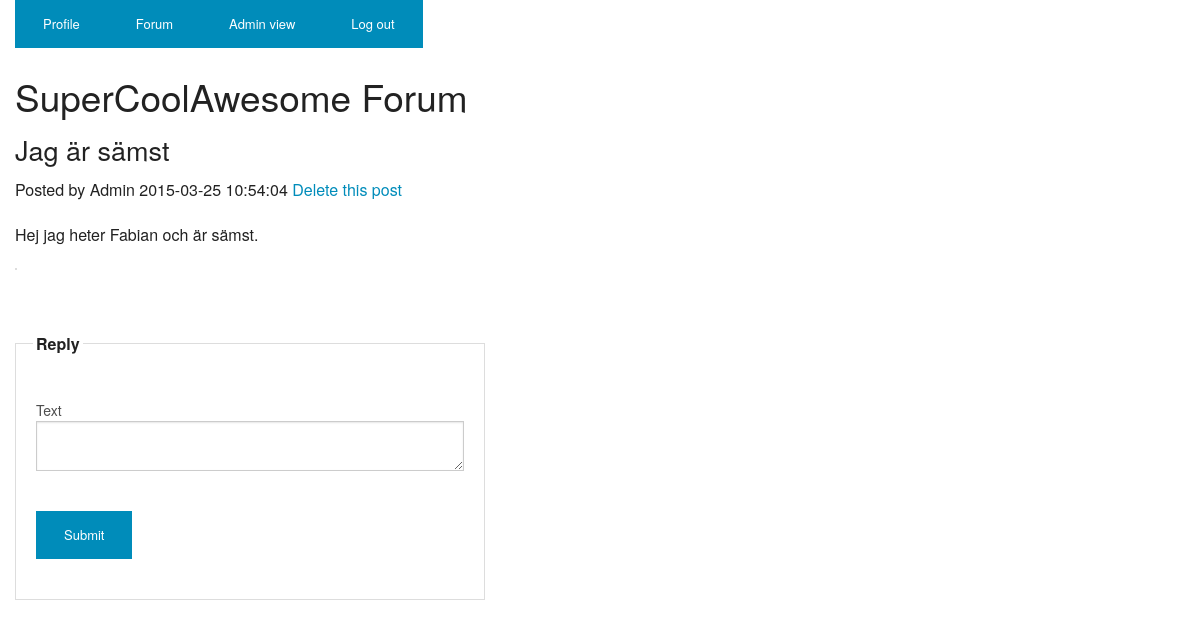
/Laboration_2/index.php?forum&thread=4 (signed in), run on an earlier commit of the app's database.
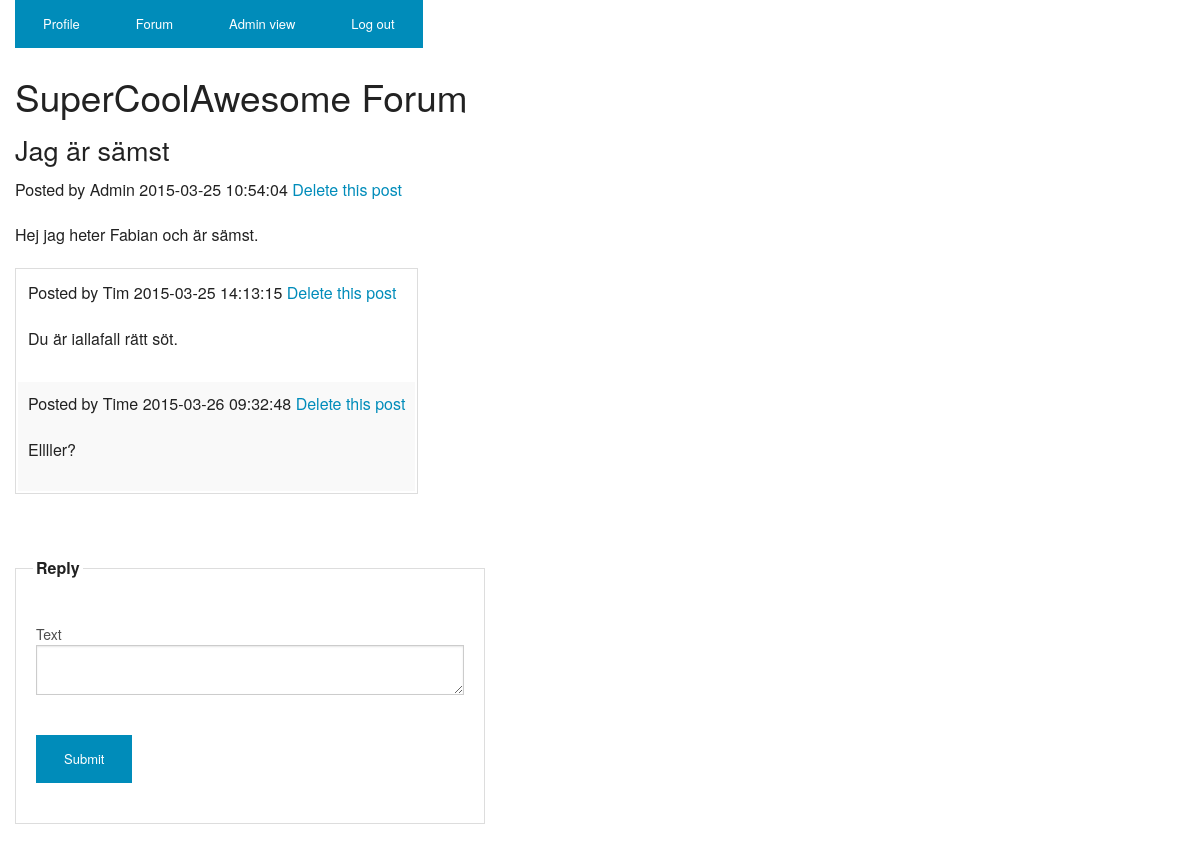
And on a later commit of the database.
### tables this page shows
CREATE TABLE IF NOT EXISTS `forum` (
  `id` int(10) unsigned NOT NULL AUTO_INCREMENT,
  `parentid` int(10) unsigned NOT NULL,
  `title` varchar(50) NOT NULL,
  `text` varchar(1024) NOT NULL,
  `author` int(11) NOT NULL,
  `timeposted` timestamp NOT NULL DEFAULT CURRENT_TIMESTAMP ON UPDATE CURRENT_TIMESTAMP,
  PRIMARY KEY (`id`)
);

CREATE TABLE IF NOT EXISTS `user` (
  `ID` int(11) NOT NULL AUTO_INCREMENT COMMENT 'Primary key',
  `username` varchar(30) NOT NULL,
  `password` varchar(50) NOT NULL,
  `role` tinyint(1) unsigned NOT NULL DEFAULT '1',
  PRIMARY KEY (`ID`)
);

### Laboration_2/src/ForumController.php (called while the page is built, shortened)
<?php
require_once("src/Post.php");
require_once("src/ForumView.php");
require_once("src/ForumModel.php");
class ForumController {
	private $forumModel;
	private $forumView;
	public function __construct() {
		$this->forumModel = new ForumModel();
		$this->forumView = new ForumView($this->forumModel);
	}
	public function doControl() {
		if($this->forumView->getThread() > 0) {
			$post = $this->forumModel->getPostById($this->forumView->getThread());
			if($post->getParentId() == 0 && $post->getPostId() > 0) {
				return $this->forumView->showThread($this->forumView->getThread());
			}
		}
		return $this->forumView->showForum();
	}
}
?>

### Laboration_2/src/NavigationController.php (called while the page is built, shortened)
<?php
require_once ("src/ForumController.php");
class NavigationController
{
	private $loginmodel;
	public function __construct() {
		$this->loginmodel = new LoginModel();
	}
	public function doNavigation()
	{
		try
		{
			switch (NavigationView::getAction())
			{
				case NavigationView::$actionForum:
					if($this->loginmodel->userLoggedInStatus()) {
						$controller = new ForumController();
						$result = $controller->doControl();
					} else {
						$controller = new LoginController();
						$result = $controller->doControll();
					}
					return $result;
					break;
			}
		}
		catch (Exception $e)
		{
			if($this->loginmodel->userLoggedInStatus()) {
				$controller = new ForumController();
				$result = $controller->doControl();
			} else {
				$controller = new LoginController();
				$result = $controller->doControll();
			}
			return $result;
		}
	}
}
?>

### Laboration_2/index.php (called while the page is built, shortened)
<?php
require_once ("common/HTMLView.php");
require_once ("src/NavigationController.php");
try {
	$c = new NavigationController();
	$htmlBody = $c->doNavigation();
}
catch(Exception $e) {
	die("An unexpected error has occurred!");
}

### Laboration_2/src/ForumRepository.php (called while the page is built, shortened)
<?php
require_once("src/Post.php");
class ForumRepository extends Repository {
	private static $id = "id";
	private static $parentId = "parentid";
	private static $title = "title";
	private static $text = "text";
	private static $author = "author";
	private static $timePosted = "timeposted";
	private static $dbTable = "forum";
	public function getPostByID($postId)
	{
		try {
			$db = $this -> connection();
			$sql = "SELECT * FROM " . self::$dbTable . " WHERE " . self::$id . " = ?";
			$params = array($postId);
			$query = $db -> prepare($sql);
			$query -> execute($params);
			$result = $query -> fetch();
			$post = new Post($result[self::$id], $result[self::$parentId], $result[self::$title], $result[self::$text], $result[self::$author], $result[self::$timePosted]);
			return $post;
		}
		catch(PDOException $e) {
			throw new DatabaseException('POST_FETCH');
		}
	}
	public function getPostsByParent($parentId) {
		try {
			$db = $this -> connection();
			$sql = "SELECT * FROM " . self::$dbTable . " WHERE " . self::$parentId . " = ?";
			$params = array($parentId);
			$query = $db -> prepare($sql);
			$query -> execute($params);
			$result = $query -> fetchAll();
			$posts = array();
			foreach($result as $row)
			{
				$post = new Post($row[self::$id], $row[self::$parentId], $row[self::$title], $row[self::$text], $row[self::$author], $row[self::$timePosted]);
				$posts[] = $post;
			}
			return $posts;
		}
		catch(PDOException $e) {
			throw new DatabaseException('POST_FETCH');
		}
	}
}
?>

### Laboration_2/src/ForumModel.php (called while the page is built, shortened)
<?php
require_once("src/ForumRepository.php");
require_once("src/UserRepository.php");
class ForumModel {
	private $forumRepository;
	public function __construct() {
		$this->forumRepository = new ForumRepository();
	}
	public function getChildPosts($parentId) {
		$posts = $this->forumRepository->getPostsByParent($parentId);
		return $posts;
	}
	public function getPostById($id) {
		return $this->forumRepository->getPostById($id);
	}
}
?>

### Laboration_2/src/Post.php (called while the page is built, shortened)
<?php
	class Post {
		private $postId;
		private $title;
		private $text;
		private $timePosted;
		public function __construct($postId = 0, $parentId, $title, $text, $author, $timePosted = null) {
			$this->postId = $postId;
			$this->title = $title;
			$this->text = $text;
			$this->timePosted = $timePosted;
		}
		public function getPostId() {
			return $this->postId;
		}
		public function getTitle() {
			return $this->title;
		}
		public function getText() {
			return $this->text;
		}
		public function getTimePosted() {
			return $this->timePosted;
		}
	}
?>

### Laboration_2/src/UserRepository.php (called while the page is built, shortened)
<?php
require_once('./src/User.php');
class UserRepository extends Repository {
	private static $id = 'ID';
	private static $username = 'username';
	private static $password = 'password';
	private static $role = 'role';
	private static $dbTable = 'user';
	public function getUserByID($userId)
	{
		try {
			$db = $this -> connection();
			$sql = "SELECT * FROM " . self::$dbTable . " WHERE " . self::$id . " = ?";
			$params = array($userId);
			$query = $db -> prepare($sql);
			$query -> execute($params);
			$result = $query -> fetch();
			$user = new User($result[self::$id], $result[self::$username], $result[self::$password], $result[self::$role]);
			return $user;
		}
		catch(PDOException $e) {
			throw new DatabaseException('USER_FETCH');
		}
	}
}

### Laboration_2/src/User.php (called while the page is built, shortened)
<?php
	class User{
		private $username;
		public function __construct($userId, $username, $password, $role = 3){
			$this->username = $username;
		}
		public function getUsername(){
			return $this->username;
		}
	}

### Laboration_2/src/ForumView.php (the view, shortened to what the changed rows need)
<?php
require_once("src/Post.php");
require_once("src/UserRepository.php");
class ForumView {
	private $forumModel;
	private $message;
	private $activeUser;
	private $userRepository;
	public function __construct($forumModel) {
		$this->forumModel = $forumModel;
		$this->message = "";
		$this->activeUser = $this->forumModel->getUser($_SESSION["userID"]);
		$this->userRepository = new UserRepository();
	}
	public function getThread() {
		if(isset($_GET["thread"])) {
			return $_GET["thread"];
		}
		return 0;
	}
	public function showThread($parentId) {
		$html = "<h2>SuperCoolAwesome Forum</h2>";
		$html .= $this->message;
		$parentPost = $this->forumModel->getPostById($parentId);
		$childPosts = $this->forumModel->getChildPosts($parentId);
		$delete = "";
		if($this->activeUser->getRole() <= 2 || $this->activeUser->getUserId() == $parentPost->getAuthor()) {
			$delete = "<a href='?forum&thread=" . $parentId . "&delete=" . $parentPost->getPostId() . "'>Delete this post</a>";
		}
		$user = $this->userRepository->getUserByID($parentPost->getAuthor());
		$html .= "<h3>" . $parentPost->getTitle() . "</h3>";
		$html .= "<p>Posted by " . $user->getUsername() . " " . $parentPost->getTimePosted() . " " .  $delete . "</p>";
		$html .= "<p>" . $parentPost->getText() . "</p>";
		$postsAsRows = "";
		foreach ($childPosts as $post) {
			$delete = "";
			$commentUser = $this->userRepository->getUSerByID($post->getAuthor());
			if($this->activeUser->getRole() <= 2 || $this->activeUser->getUserId() == $post->getAuthor()) {
				$delete = "<a href='?forum&thread=" . $parentId . "&delete=" .$post->getPostId() . "'>Delete this post</a>";
			}
			$postsAsRows .= "
			<tr>
				<td><p>Posted by " . $commentUser->getUsername() . " " . $post->getTimePosted() . " " . $delete . "</p>
				<p>" . $post->getText() . "</p></td>
			</tr>";
		}
		$forumTable = "
		<table>
			" . $postsAsRows . "
		</table>";
		$html .= $forumTable;
		$forumForm = "
		<form method='post' action=''><br>
			<fieldset>
				<legend>Reply</legend>
				<input type='hidden' name='parentid' value='" . $this->getThread() . "'>
				<input type='hidden' name='title' value='reply'><br>
				<label for='text'>Text</label>
				<textarea id='text' name='text'></textarea><br>
				<input type='submit' class='small button'>
			</fieldset>
		</form>
		";
		$html .= $forumForm;
		return $html;
	}
}
?>

What changed in the data, as far as the page shows it:
added forum: user.username "Tim", timeposted "2015-03-25 14:13:15", text "Du är iallafall rätt söt."
added forum: user.username "Time", timeposted "2015-03-26 09:32:48", text "Ellller?"
